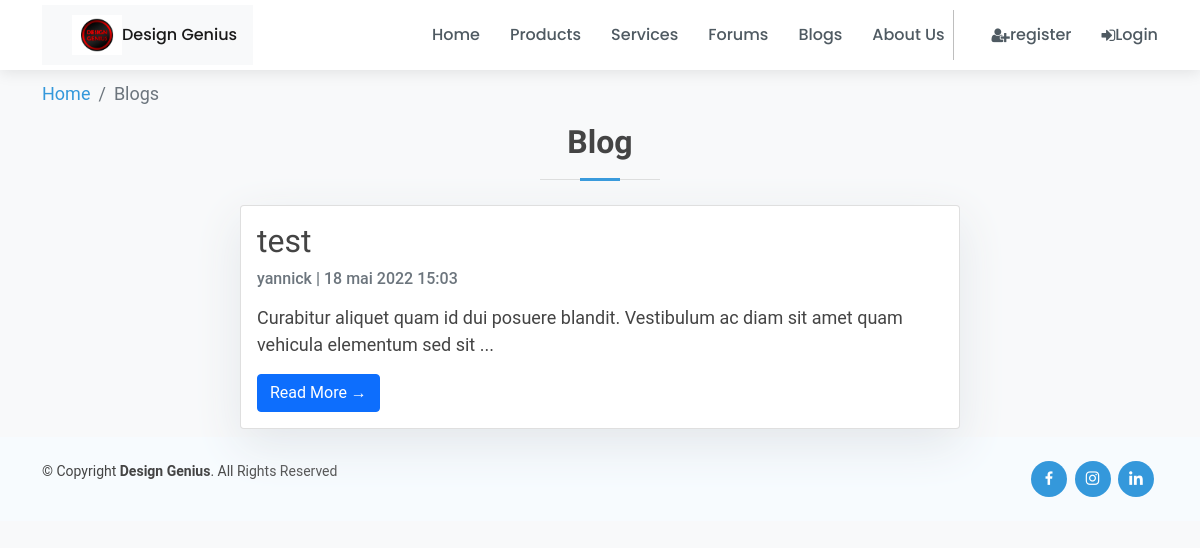
/blogs/, run on an earlier commit of the app's database.
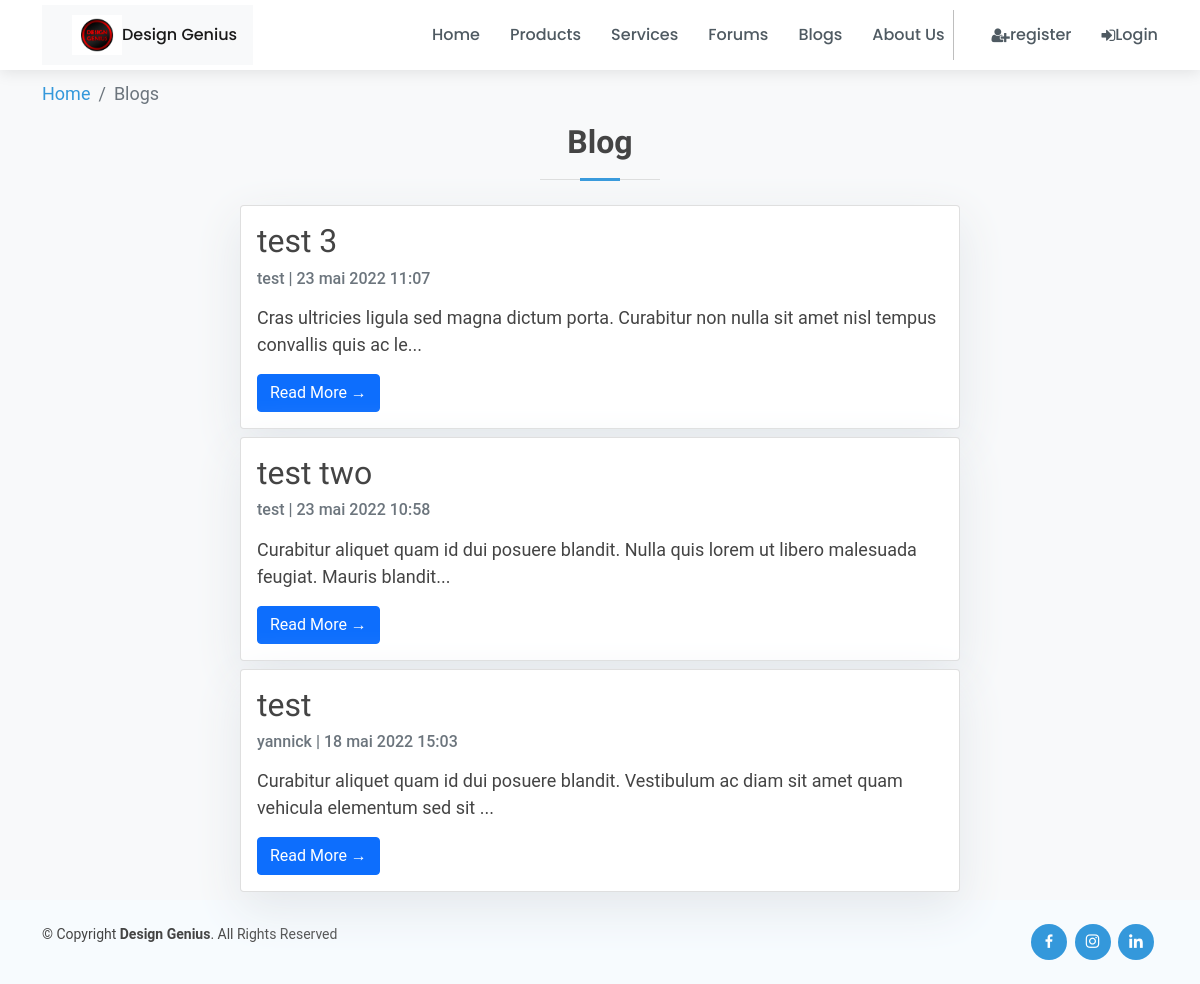
And on a later commit of the database.
### Blogs/models.py (models this page shows, shortened)
class Post(models.Model):
    title = models.CharField(max_length=200, unique=True)
    slug = models.SlugField(max_length=200, unique=True)
    author = models.ForeignKey(settings.AUTH_USER_MODEL, on_delete= models.CASCADE, related_name='blog_posts')
    updated_on = models.DateTimeField(auto_now=True)
    content = RichTextField()
    created_on = models.DateTimeField(auto_now_add=True)
    status = models.IntegerField(choices=STATUS, default=0)
    class Meta:
        ordering = ['-created_on']

### Accounts/models.py (models this page shows, shortened)
class Account(AbstractBaseUser, PermissionsMixin):
    email = models.EmailField(unique=True)
    name = models.CharField(max_length=150)
    phone = models.CharField(max_length=50)
    date_of_birth = models.DateField(blank=True, null=True)
    picture = ImageField(blank=True, manual_crop="")
    membership = models.ForeignKey('Membership', related_name='user_membership', on_delete=models.SET_NULL, null=True)
    is_staff = models.BooleanField(default=False)
    is_active = models.BooleanField(default=True)
    last_login = models.DateTimeField(null=True)
    objects = AccountManager()
    USERNAME_FIELD = 'email'
    REQUIRED_FIELDS = ['name', 'phone']
    def __str__(self):
        return self.name

### Blogs/views.py (the view)
# urls.py: path('', views.PostList.as_view(), name='home'),
class PostList(generic.ListView):
    queryset = Post.objects.filter(status=1).order_by('-created_on')
    template_name = 'Blogs/index.html'

### Accounts/views.py (called while the page is built)
def global_params(request):
    if request.user.is_anonymous:
        subscription_info = None
    else:
        try:
            subscription_info = Subscription.objects.get(user_membership=request.user)
        except Subscription.DoesNotExist:
             subscription_info = None
    context = {
        "subscription_info": subscription_info,
    }
    return context

### Blogs/templates/Blogs/index.html (shortened to what this page needs)
{% extends 'layout/base.html' %} {% load crispy_forms_tags %} {% load static %} {% block content %} {% include "layout/_nav.html" %}
<div class="container portfolio-details" id="portfolio-details" style="margin-top:80px;">
    <nav aria-label="breadcrumb">
        <ol class="breadcrumb">
          <li class="breadcrumb-item"><a href="/">Home</a></li>
          <li class="breadcrumb-item active" aria-current="page">Blogs</li>
        </ol>
      </nav>
    <div class="section-title pb-1">
        <h2>Blog</h2>
    </div>
    <div class="container ">
        <div class="row">
            <div class="col-md-8 left d-block mx-auto">
                {% for post in post_list %}
                <div class="card mb-2">
                    <div class="card-body">
                        <h2 class="card-title">{{ post.title }}</h2>
                        <p class="card-text text-muted h6">{{ post.author }} | {{ post.created_on}} </p>
                        <p class="card-text">{{post.content|slice:":110"|safe }}...</p>
                        <a href="{% url 'Blogs:post_detail' post.slug  %}" class="btn btn-primary">Read More &rarr;</a>
                    </div>
                </div>
                {% endfor %}
            </div>
        </div>
    </div>
</div>
{%endblock%}

What changed in the data, as far as the page shows it:
added Post: title "test 3", author "test", created_on "23 mai 2022 11:07", content "Cras ultricies ligula sed magna dictum porta. Curabitur non nulla sit amet nisl tempus convallis quis ac le"
added Post: title "test two", author "test", created_on "23 mai 2022 10:58", content "Curabitur aliquet quam id dui posuere blandit. Nulla quis lorem ut libero malesuada feugiat. Mauris blandit"
